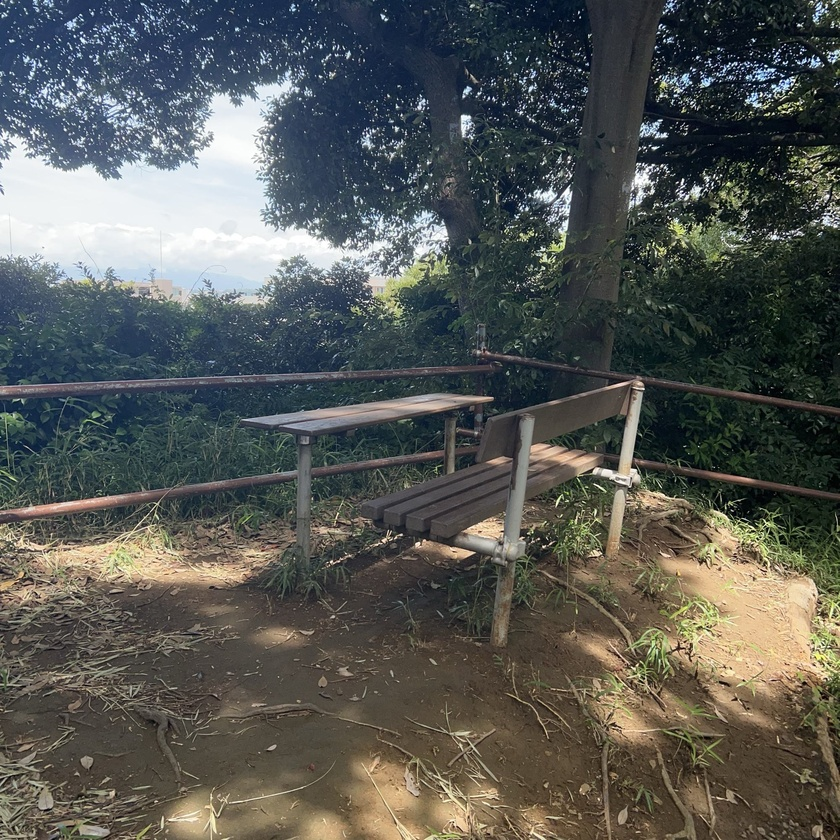
#> input picture edit/cropped_image_1.jpg, 840 x 840 px, shrunk from 2000 x 2000 before the run, found by its file name
$ python fft_abs.py
#> lines starting #> are read from the running program, lines starting #| are printed output that depends on the picture
from PIL import Image
import numpy as np

def amplitude_spectrum(image_path):
    # 画像を読み込み
#> called with image_path = 'data/cropped_image_1.jpg'
    image = Image.open(image_path).convert("L")
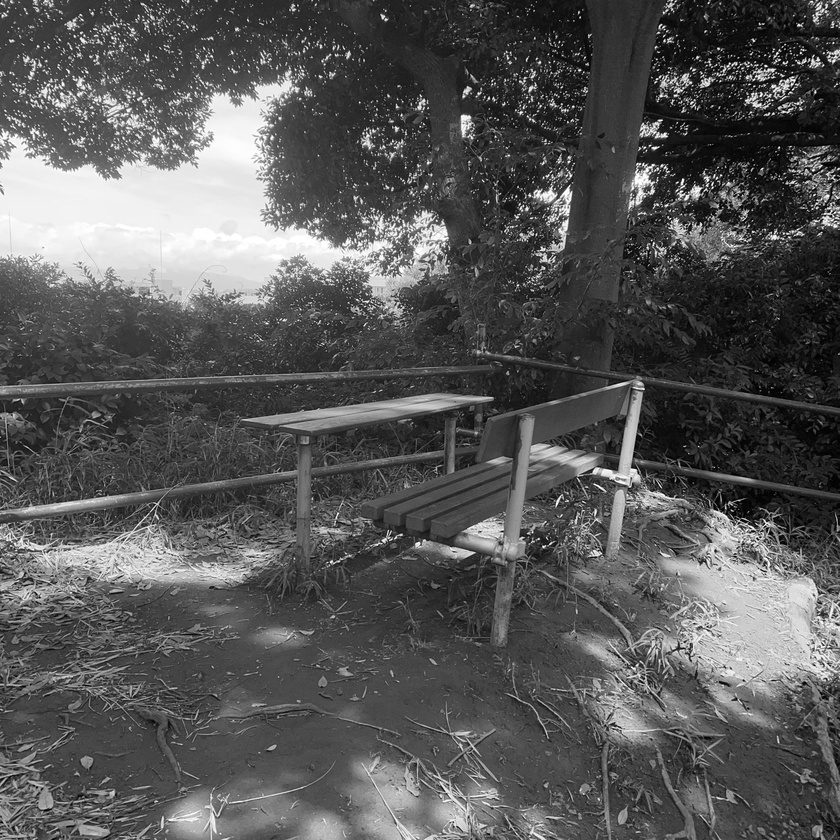
#> image: PIL image 840x840 L; min 0, max 255, mean 87.6
    # グレースケールに変換

    # 画像をNumPy配列に変換
    img_array = np.array(image)

    # 2次元フーリエ変換を実施
    fft_result = np.fft.fft2(img_array)
    fft_shift = np.fft.fftshift(fft_result)  # ゼロ周波数成分を中心に移動

    # 振幅スペクトルを計算
    amplitude = np.abs(fft_shift)
    amplitude = np.log(1 + amplitude)  # 可視化のために対数スケールを適用
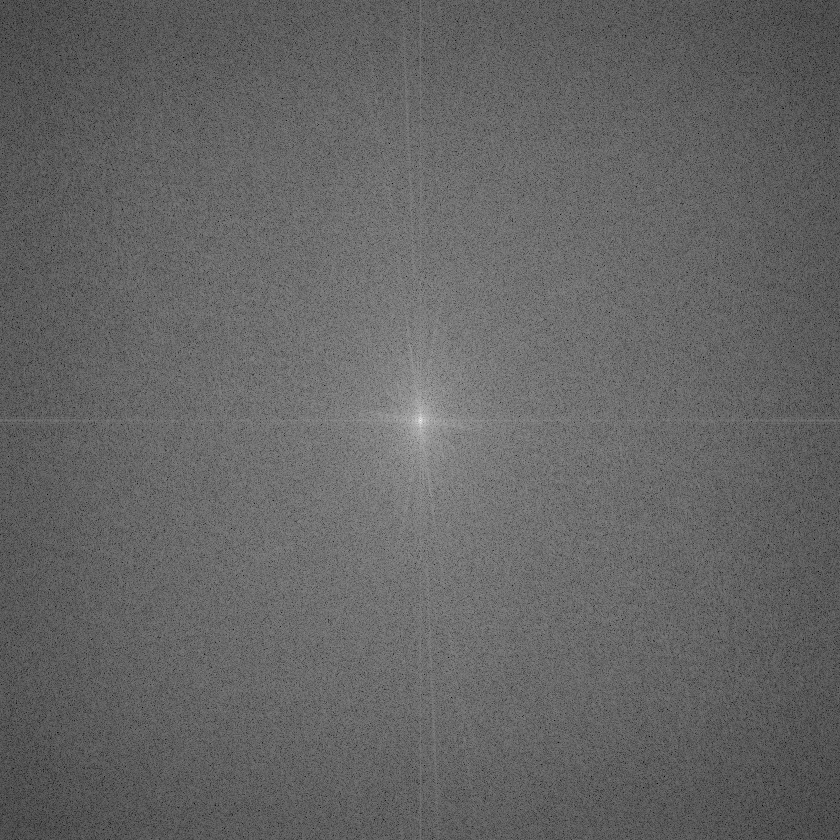
#> amplitude: shape (840, 840) float64; min 3.71, max 17.94, mean 9.36; drawn with min black and max white

    return amplitude


def save(image_array, base_array, output_path):
    # 振幅スペクトルを0-255の範囲にスケーリングして保存
#> called with output_path = 'data/spectrum1.jpg'
    scaled_image = np.uint8(255 * (image_array / np.max(base_array)))
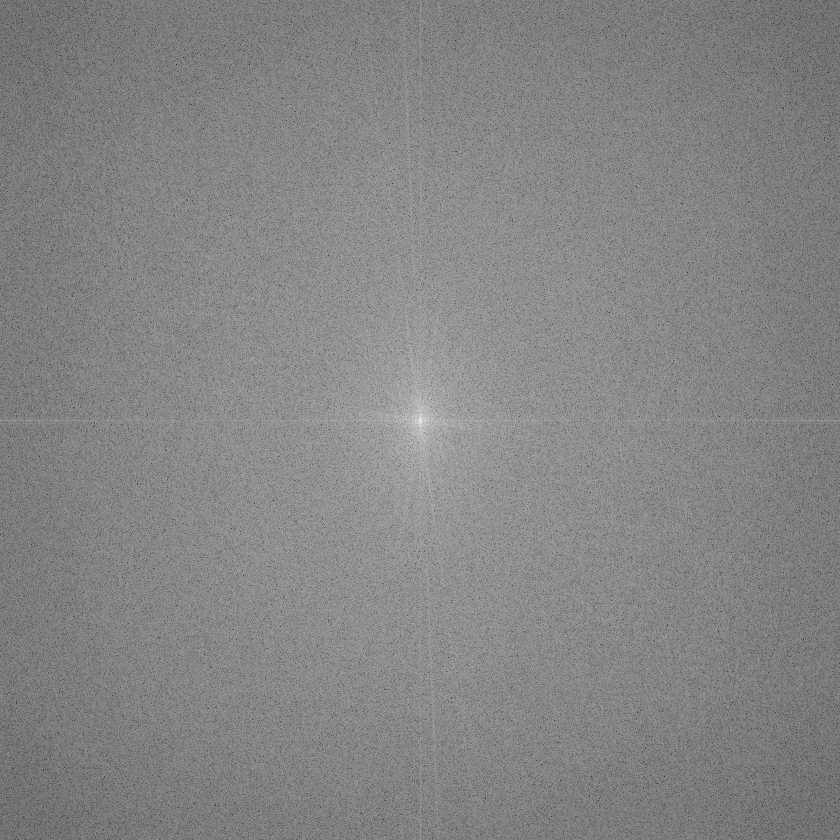
#> scaled_image: shape (840, 840); min 52, max 255, mean 132.6
    img = Image.fromarray(scaled_image)
    img.save(output_path)

# 入力画像と出力先のパス
image1_path = "data/cropped_image_1.jpg"  # 画像1のパスに置き換えてください
image2_path = "data/cropped_image_1.jpg"  # 画像2のパスに置き換えてください
output1_path = "data/spectrum1.jpg"
output2_path = "data/spectrum2.jpg"

# 1枚目のスペクトルを計算して保存
ref_spectrum_1 = amplitude_spectrum(image1_path)
ref_spectrum_2 = amplitude_spectrum(image2_path)

save(ref_spectrum_1, ref_spectrum_1, output1_path)
save(ref_spectrum_2, ref_spectrum_1, output2_path)


# save_spectrum_with_reference(image1_path, ref_spectrum, output1_path)

# 2枚目のスペクトルをリファレンス基準で正規化して保存
# save_spectrum_with_reference(image2_path, ref_spectrum, output2_path)

$ run again, with edit/cropped_image_0002.jpg copied over edit/cropped_image_1.jpg
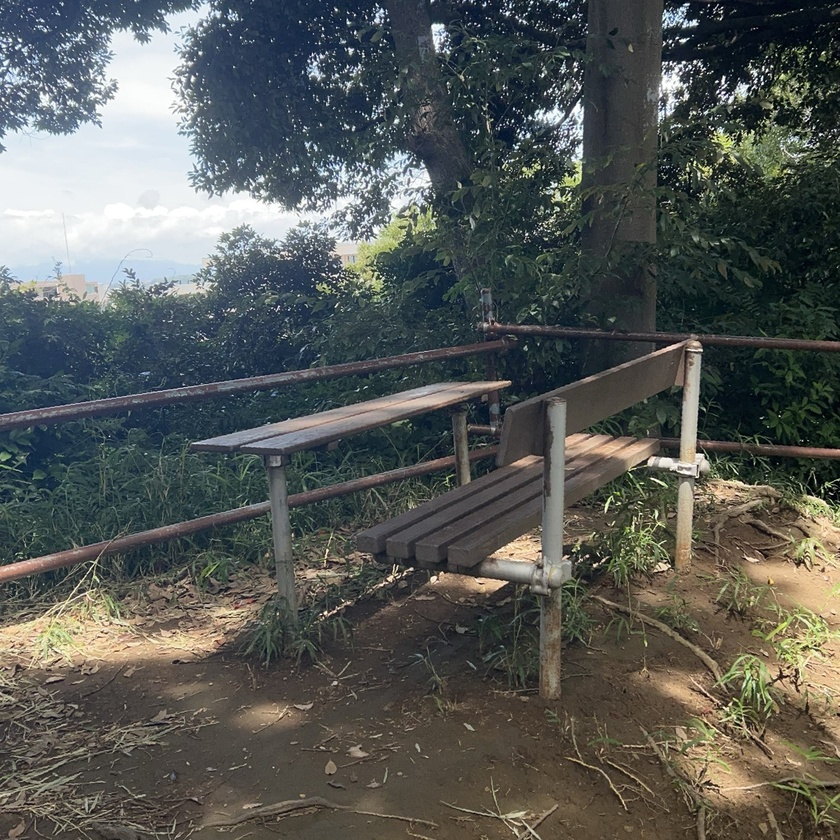
#> input picture edit/cropped_image_0002.jpg, 840 x 840 px, shrunk from 2000 x 2000 before the run, found by its file name
#> in amplitude_spectrum, `image = Image.open(image_path).convert("L")`:
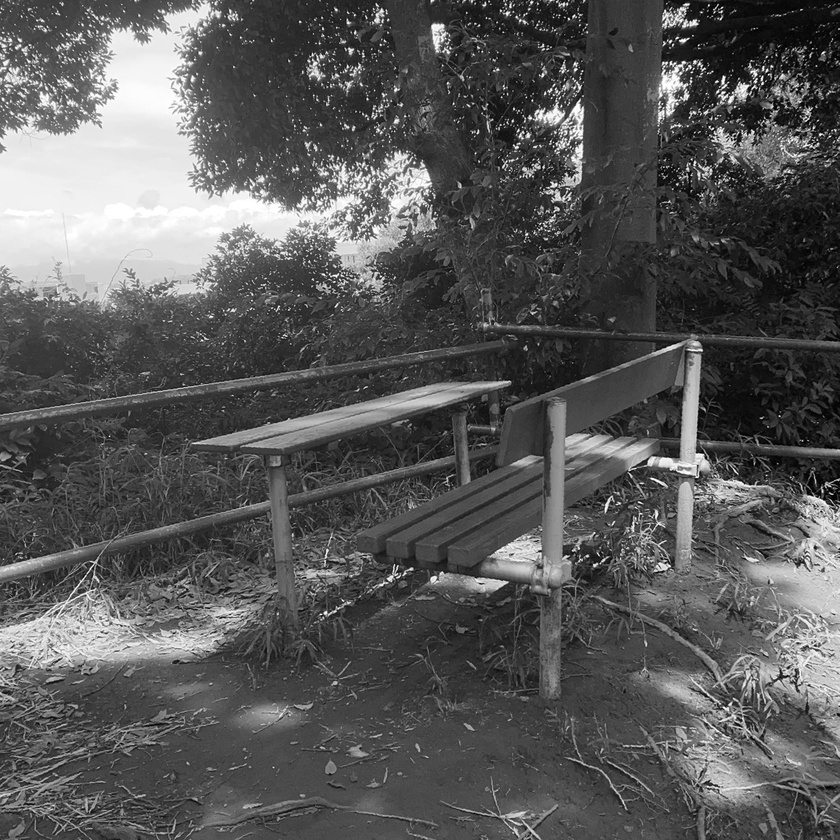
#> image: PIL image 840x840 L; min 0, max 255, mean 88.5
#> in amplitude_spectrum, `amplitude = np.log(1 + amplitude)`:
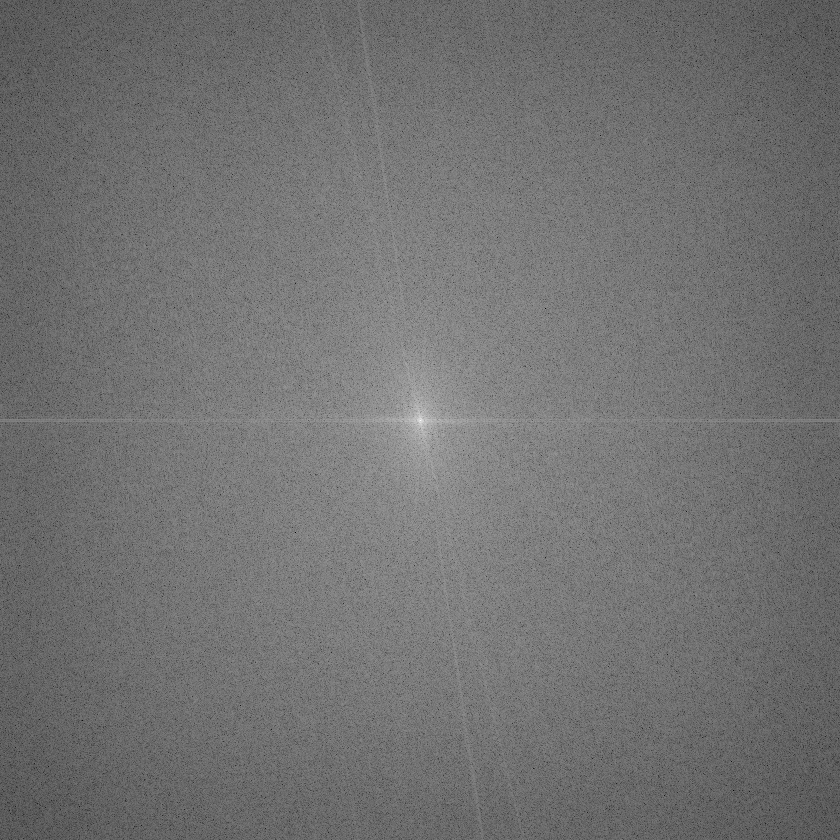
#> amplitude: shape (840, 840) float64; min 2.14, max 17.95, mean 9.22; drawn with min black and max white

$ run again, with edit/cropped_image_0003.jpg copied over edit/cropped_image_1.jpg
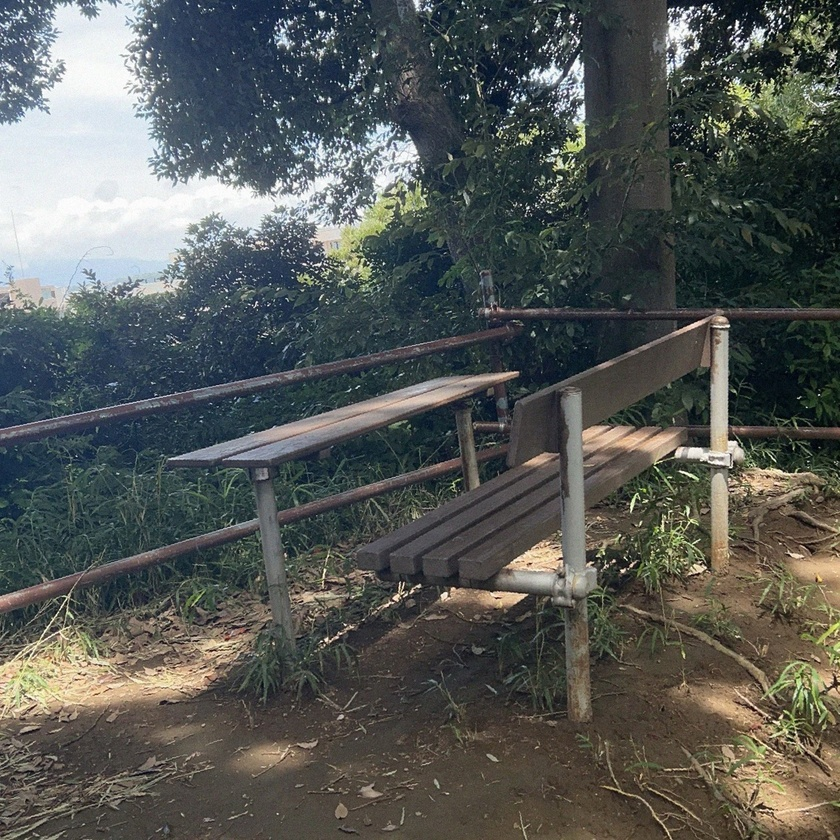
#> input picture edit/cropped_image_0003.jpg, 840 x 840 px, shrunk from 2000 x 2000 before the run, found by its file name
#> in amplitude_spectrum, `image = Image.open(image_path).convert("L")`:
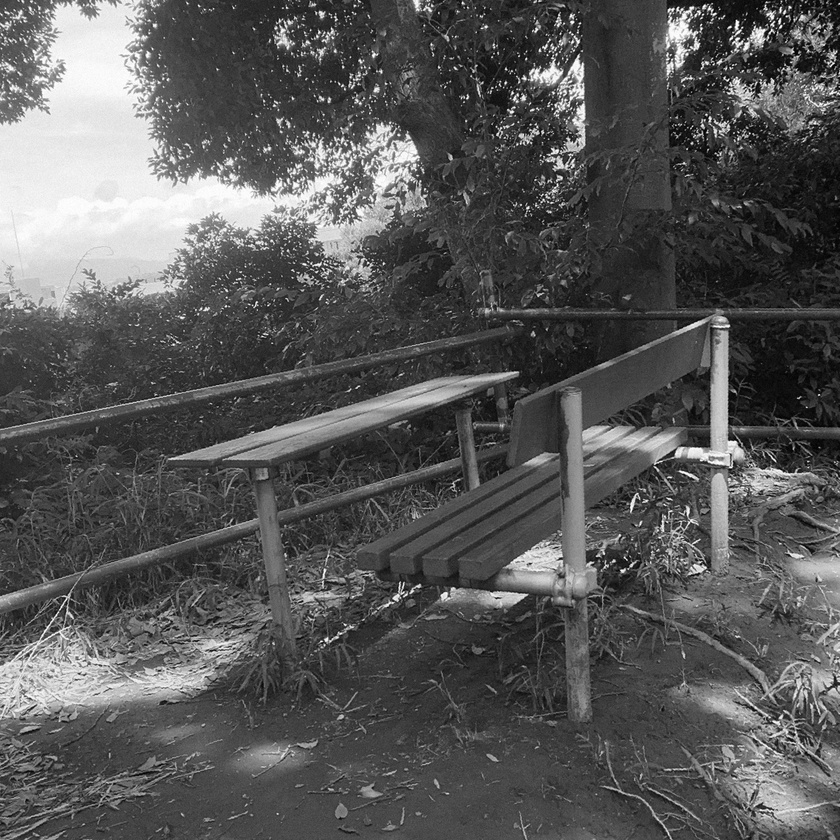
#> image: PIL image 840x840 L; min 0, max 255, mean 87.6
#> in amplitude_spectrum, `amplitude = np.log(1 + amplitude)`:
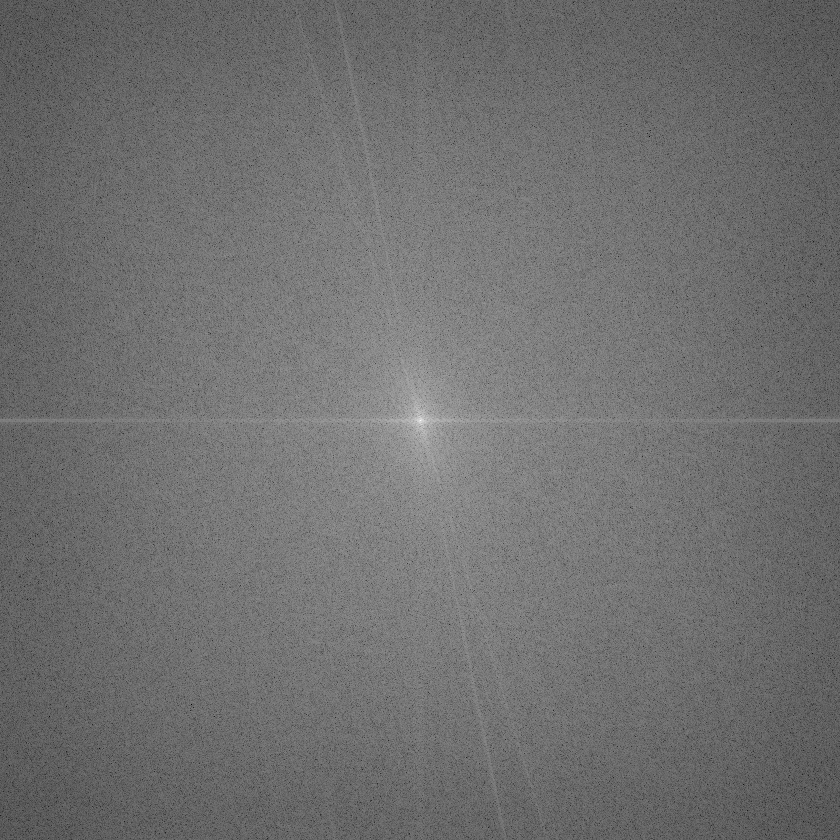
#> amplitude: shape (840, 840) float64; min 2.32, max 17.94, mean 9.18; drawn with min black and max white
